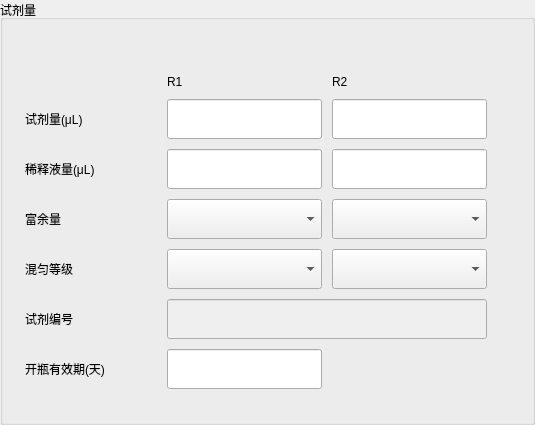
   <widget class="QGroupBox" name="AnalysisParam_reagent">
    <property name="geometry">
     <rect>
      <x>1009</x>
      <y>363</y>
      <width>535</width>
      <height>425</height>
     </rect>
    </property>
    <property name="title">
     <string>试剂量</string>
    </property>
    <property name="borders" stdset="0">
     <string notr="true">group_tit</string>
    </property>
    <widget class="QWidget" name="widget_4" native="true">
     <property name="geometry">
      <rect>
       <x>25</x>
       <y>49</y>
       <width>531</width>
       <height>368</height>
      </rect>
     </property>
     <layout class="QGridLayout" name="gridLayout_5">
      <property name="leftMargin">
       <number>0</number>
      </property>
      <property name="topMargin">
       <number>0</number>
      </property>
      <property name="rightMargin">
       <number>0</number>
      </property>
      <property name="bottomMargin">
       <number>0</number>
      </property>
      <property name="spacing">
       <number>10</number>
      </property>
      <item row="0" column="1">
       <layout class="QHBoxLayout" name="horizontalLayout_7">
        <property name="spacing">
         <number>10</number>
        </property>
        <item>
         <widget class="QLabel" name="RegentVolR1Lab">
          <property name="minimumSize">
           <size>
            <width>155</width>
            <height>40</height>
           </size>
          </property>
          <property name="maximumSize">
           <size>
            <width>155</width>
            <height>40</height>
           </size>
          </property>
          <property name="text">
           <string>R1</string>
          </property>
          <property name="alignment">
           <set>Qt::AlignBottom|Qt::AlignLeading|Qt::AlignLeft</set>
          </property>
         </widget>
        </item>
        <item>
         <widget class="QLabel" name="RegentVolR3Lab">
          <property name="minimumSize">
           <size>
            <width>155</width>
            <height>40</height>
           </size>
          </property>
          <property name="maximumSize">
           <size>
            <width>155</width>
            <height>40</height>
           </size>
          </property>
          <property name="text">
           <string>R2</string>
          </property>
          <property name="alignment">
           <set>Qt::AlignBottom|Qt::AlignLeading|Qt::AlignLeft</set>
          </property>
         </widget>
        </item>
        <item>
         <spacer name="horizontalSpacer_2">
          <property name="orientation">
           <enum>Qt::Horizontal</enum>
          </property>
          <property name="sizeHint" stdset="0">
           <size>
            <width>40</width>
            <height>20</height>
           </size>
          </property>
         </spacer>
        </item>
       </layout>
      </item>
      <item row="1" column="0">
       <widget class="QLabel" name="RegentVolLab_19">
        <property name="text">
         <string>试剂量(μL)</string>
        </property>
        <property name="alignment">
         <set>Qt::AlignLeading|Qt::AlignLeft|Qt::AlignVCenter</set>
        </property>
       </widget>
      </item>
      <item row="1" column="1">
       <layout class="QHBoxLayout" name="horizontalLayout_8">
        <property name="spacing">
         <number>10</number>
        </property>
        <item>
         <widget class="QLineEdit" name="RegentVolR1Edit">
          <property name="minimumSize">
           <size>
            <width>155</width>
            <height>40</height>
           </size>
          </property>
          <property name="maximumSize">
           <size>
            <width>155</width>
            <height>40</height>
           </size>
          </property>
          <property name="maxLength">
           <number>5</number>
          </property>
         </widget>
        </item>
        <item>
         <widget class="QLineEdit" name="RegentVolR3Edit">
          <property name="minimumSize">
           <size>
            <width>155</width>
            <height>40</height>
           </size>
          </property>
          <property name="maximumSize">
           <size>
            <width>155</width>
            <height>40</height>
           </size>
          </property>
          <property name="maxLength">
           <number>5</number>
          </property>
         </widget>
        </item>
        <item>
         <spacer name="horizontalSpacer_7">
          <property name="orientation">
           <enum>Qt::Horizontal</enum>
          </property>
          <property name="sizeHint" stdset="0">
           <size>
            <width>40</width>
            <height>20</height>
           </size>
          </property>
         </spacer>
        </item>
       </layout>
      </item>
      <item row="2" column="0">
       <widget class="QLabel" name="RegentVolLab_21">
        <property name="text">
         <string>稀释液量(μL)</string>
        </property>
        <property name="alignment">
         <set>Qt::AlignLeading|Qt::AlignLeft|Qt::AlignVCenter</set>
        </property>
       </widget>
      </item>
      <item row="2" column="1">
       <layout class="QHBoxLayout" name="horizontalLayout_10">
        <property name="spacing">
         <number>10</number>
        </property>
        <item>
         <widget class="QLineEdit" name="RegentR1DilluteEdit">
          <property name="minimumSize">
           <size>
            <width>155</width>
            <height>40</height>
           </size>
          </property>
          <property name="maximumSize">
           <size>
            <width>155</width>
            <height>40</height>
           </size>
          </property>
          <property name="maxLength">
           <number>5</number>
          </property>
         </widget>
        </item>
        <item>
         <widget class="QLineEdit" name="RegentR3DilluteEdit">
          <property name="minimumSize">
           <size>
            <width>155</width>
            <height>40</height>
           </size>
          </property>
          <property name="maximumSize">
           <size>
            <width>155</width>
            <height>40</height>
           </size>
          </property>
          <property name="maxLength">
           <number>5</number>
          </property>
         </widget>
        </item>
        <item>
         <spacer name="horizontalSpacer_8">
          <property name="orientation">
           <enum>Qt::Horizontal</enum>
          </property>
          <property name="sizeHint" stdset="0">
           <size>
            <width>40</width>
            <height>20</height>
           </size>
          </property>
         </spacer>
        </item>
       </layout>
      </item>
      <item row="3" column="0">
       <widget class="QLabel" name="RegentVolLab_22">
        <property name="text">
         <string>富余量</string>
        </property>
        <property name="alignment">
         <set>Qt::AlignLeading|Qt::AlignLeft|Qt::AlignVCenter</set>
        </property>
       </widget>
      </item>
      <item row="3" column="1">
       <layout class="QHBoxLayout" name="horizontalLayout_11">
        <property name="spacing">
         <number>10</number>
        </property>
        <item>
         <widget class="QComboBox" name="DummyR1Combo">
          <property name="minimumSize">
           <size>
            <width>155</width>
            <height>40</height>
           </size>
          </property>
          <property name="maximumSize">
           <size>
            <width>155</width>
            <height>40</height>
           </size>
          </property>
         </widget>
        </item>
        <item>
         <widget class="QComboBox" name="DummyR3Combo">
          <property name="minimumSize">
           <size>
            <width>155</width>
            <height>40</height>
           </size>
          </property>
          <property name="maximumSize">
           <size>
            <width>155</width>
            <height>40</height>
           </size>
          </property>
         </widget>
        </item>
        <item>
         <spacer name="horizontalSpacer_9">
          <property name="orientation">
           <enum>Qt::Horizontal</enum>
          </property>
          <property name="sizeHint" stdset="0">
           <size>
            <width>40</width>
            <height>20</height>
           </size>
          </property>
         </spacer>
        </item>
       </layout>
      </item>
      <item row="4" column="0">
       <widget class="QLabel" name="RegentVolLab_23">
        <property name="text">
         <string>混匀等级</string>
        </property>
        <property name="alignment">
         <set>Qt::AlignLeading|Qt::AlignLeft|Qt::AlignVCenter</set>
        </property>
       </widget>
      </item>
      <item row="4" column="1">
       <layout class="QHBoxLayout" name="horizontalLayout_12">
        <property name="spacing">
         <number>10</number>
        </property>
        <item>
         <widget class="QComboBox" name="MixSpeedR1Combo">
          <property name="minimumSize">
           <size>
            <width>155</width>
            <height>40</height>
           </size>
          </property>
          <property name="maximumSize">
           <size>
            <width>155</width>
            <height>40</height>
           </size>
          </property>
         </widget>
        </item>
        <item>
         <widget class="QComboBox" name="MixSpeedR3Combo">
          <property name="minimumSize">
           <size>
            <width>155</width>
            <height>40</height>
           </size>
          </property>
          <property name="maximumSize">
           <size>
            <width>155</width>
            <height>40</height>
           </size>
          </property>
         </widget>
        </item>
        <item>
         <spacer name="horizontalSpacer_10">
          <property name="orientation">
           <enum>Qt::Horizontal</enum>
          </property>
          <property name="sizeHint" stdset="0">
           <size>
            <width>40</width>
            <height>20</height>
           </size>
          </property>
         </spacer>
        </item>
       </layout>
      </item>
      <item row="5" column="0">
       <widget class="QLabel" name="RegentVolLab_20">
        <property name="text">
         <string>试剂编号</string>
        </property>
        <property name="alignment">
         <set>Qt::AlignLeading|Qt::AlignLeft|Qt::AlignVCenter</set>
        </property>
       </widget>
      </item>
      <item row="5" column="1">
       <widget class="QLineEdit" name="RegentVolR1Code">
        <property name="enabled">
         <bool>false</bool>
        </property>
        <property name="minimumSize">
         <size>
          <width>320</width>
          <height>40</height>
         </size>
        </property>
        <property name="maximumSize">
         <size>
          <width>320</width>
          <height>40</height>
         </size>
        </property>
        <property name="maxLength">
         <number>8</number>
        </property>
       </widget>
      </item>
      <item row="6" column="0">
       <widget class="QLabel" name="label_4">
        <property name="text">
         <string>开瓶有效期(天)</string>
        </property>
        <property name="alignment">
         <set>Qt::AlignLeading|Qt::AlignLeft|Qt::AlignVCenter</set>
        </property>
       </widget>
      </item>
      <item row="6" column="1">
       <layout class="QHBoxLayout" name="horizontalLayout_13">
        <property name="spacing">
         <number>10</number>
        </property>
        <property name="rightMargin">
         <number>0</number>
        </property>
        <item>
         <widget class="QLineEdit" name="openBottleValidityEdit">
          <property name="minimumSize">
           <size>
            <width>155</width>
            <height>40</height>
           </size>
          </property>
          <property name="maximumSize">
           <size>
            <width>155</width>
            <height>40</height>
           </size>
          </property>
          <property name="maxLength">
           <number>5</number>
          </property>
         </widget>
        </item>
        <item>
         <spacer name="horizontalSpacer_11">
          <property name="orientation">
           <enum>Qt::Horizontal</enum>
          </property>
          <property name="sizeType">
           <enum>QSizePolicy::Fixed</enum>
          </property>
          <property name="sizeHint" stdset="0">
           <size>
            <width>155</width>
            <height>20</height>
           </size>
          </property>
         </spacer>
        </item>
        <item>
         <spacer name="horizontalSpacer">
          <property name="orientation">
           <enum>Qt::Horizontal</enum>
          </property>
          <property name="sizeHint" stdset="0">
           <size>
            <width>40</width>
            <height>20</height>
           </size>
          </property>
         </spacer>
        </item>
       </layout>
      </item>
      <item row="7" column="0">
       <spacer name="verticalSpacer_5">
        <property name="orientation">
         <enum>Qt::Vertical</enum>
        </property>
        <property name="sizeHint" stdset="0">
         <size>
          <width>132</width>
          <height>3</height>
         </size>
        </property>
       </spacer>
      </item>
     </layout>
    </widget>
   </widget>
